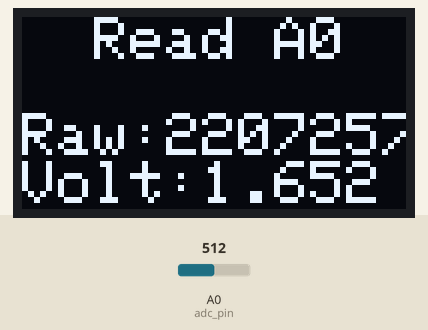
Recording of a sketch running on a simulated Arduino Uno, built with avr-gcc and run on an emulated ATmega328P. Shown: 128×64 one-colour display. Wiring (inferred from the names in the program): SSD1306 OLED at I2C address 0x3C. The inputs (shaded band) are chosen by the test bench; at power-on: A0 (adc_pin) = 512.

Above: at 1.2 s.
1.3 s: A0 (adc_pin) set to 716
At 2.6 s:
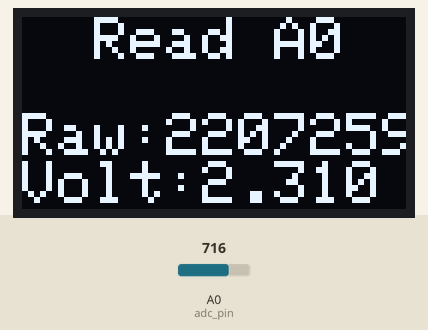
2.9 s: A0 (adc_pin) set to 900
At 3.6 s:
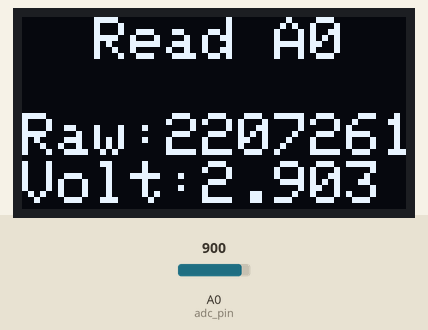
4.5 s: A0 (adc_pin) set to 1023
At 5.6 s:
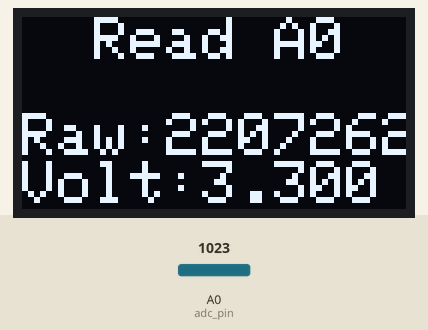
Timing chart, 0 to 7.5 s (numbered marks = the images above; inputs shaded):
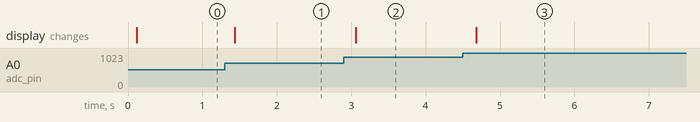

Measured:
- after the input at 1.3 s, the display: changes after 0.14 s (image 1)
- after the input at 2.9 s, the display: changes after 0.16 s (image 2)
- after the input at 4.5 s, the display: changes after 0.18 s (image 3)

The sketch:

Pico-X-READ_ADC_OLED.ino
```cpp
#include <PICOX.h>
int adc_pin = A0 ;
void setup() {
  oled.clearDisplay();
  oled.textSize(2);
}
void loop() {
  int adc = analogRead(adc_pin);
  oled.text(0,2,"Read A0");
  oled.text(2,0,"Raw:%d   ",adc);
  oled.text(3,0,"Volt:%f   ",adc*3.3/1023);
  oled.show();
}
```
